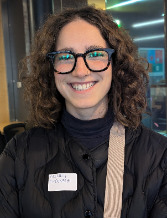
#> input picture data/headshots/Aisling McD.png, 167 x 218 px
$ python -i prepare_lora_dataset.py   (imports and definitions only)
#> lines starting #> are read from the running program, lines starting #| are printed output that depends on the picture
#!/usr/bin/env python3
"""Prepare the VCCP avatar set for SDXL LoRA training: composite onto white,
resize/crop to square, caption, and zip for upload to Replicate.

Captions go in a single captions.csv (columns: image_file, caption) inside
the zip, not per-image .txt files: replicate/cog-sdxl's preprocess step only
ever reads a caption from a CSV whose filename contains "caption" -- .txt
files alongside each image are never read at all. Without the CSV, the
trainer silently falls back to BLIP auto-captioning every image with a
generic photo description, which is what was actually happening on every
training run so far despite per-image .txt files being staged -- the
carefully-written style caption below never once reached the LoRA."""
import csv
import zipfile
from pathlib import Path

from PIL import Image

ROOT = Path(__file__).resolve().parent.parent
AVATAR_DIR = ROOT / "data" / "avatars"
STAGING_DIR = ROOT / "data" / "lora_dataset"
OUT_ZIP = ROOT / "data" / "lora_dataset.zip"

TARGET_SIZE = 1024
CAPTION = (
    "TOK style, black and white graphic icon portrait illustration. "
    "Extremely minimal linework: as few individual strokes as possible for the whole image, and no "
    "shading device of any kind -- no halftone dots, no cross-hatching, no stipple, no gradient, "
    "anywhere in the image, including beard, hair, and jaw shadow. Every area is either a flat solid "
    "fill or bare white paper, nothing in between. "
    "Every outline stroke is thick, with fully rounded ends (rounded line caps), never thin or tapering "
    "at the ends of the main outline. "
    "Eyes are constructed from just two marks: one small solid dot for the pupil, and one short curved "
    "arc above it for the top eyelid -- no other eye detail, no bottom lid, no eyelashes. "
    "Eyebrows are a single thick flat curved stroke. Nose is one short simple line or small curve, never "
    "a shaded shape or filled area. "
    "Hair is a small number of long strokes, each one tapering to a fine point at its tip, drawn over "
    "a solid flat black hair shape -- the taper is a deliberate contrast to the uniformly thick rounded "
    "outline used everywhere else on the face and body. "
    "Clothing is one flat solid black silhouette shape with a simple outlined collar, no fabric folds, "
    "no pattern, no texture -- the clothing silhouette is cropped just below the shoulders. "
    "The whole illustration uses at most three or four flat tones total (white paper, black ink, and "
    "at most one or two flat grey fills for things like a lighter jacket vs. a darker shirt) -- never "
    "more than that, and never a texture standing in for a tone. "
    "Large, uninterrupted flat white or flat black fill areas dominate the image -- there is no "
    "cross-hatching, no gradients, and no fine surface detail anywhere. "
    "Flat white background."
)


def prep_image(path: Path) -> Image.Image:
#> called with path = '../data/headshots/Aisling McD.png'
    im = Image.open(path)
#> im is the input picture: PIL image 167x218 RGB; mean R, G, B 76.6, 69.4, 65.9
    if im.mode in ("RGBA", "LA") or (im.mode == "P" and "transparency" in im.info):
        im = im.convert("RGBA")
        bg = Image.new("RGB", im.size, (255, 255, 255))
        bg.paste(im, mask=im.split()[-1])
        im = bg
    else:
        im = im.convert("RGB")

    w, h = im.size
#> w = 167; h = 218
    side = min(w, h)
#> side = 167
    left, top = (w - side) // 2, (h - side) // 2
#> left = 0; top = 25
    im = im.crop((left, top, left + side, top + side))
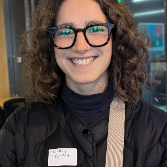
#> im: PIL image 167x167 RGB; mean R, G, B 80.8, 71.5, 67.7
    im = im.resize((TARGET_SIZE, TARGET_SIZE), Image.LANCZOS)
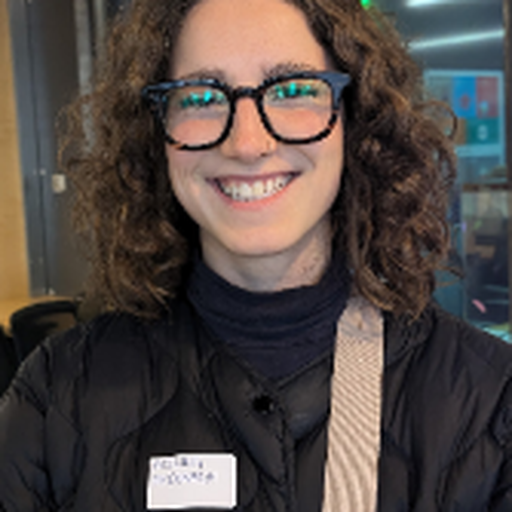
#> im: PIL image 1024x1024 RGB (shown at 1/2 size); mean R, G, B 80.8, 71.5, 67.7
    return im


def main():
    if STAGING_DIR.exists():
        for f in STAGING_DIR.iterdir():
            f.unlink()
    STAGING_DIR.mkdir(parents=True, exist_ok=True)
    avatars = sorted(f for f in AVATAR_DIR.iterdir() if f.is_file() and f.name != ".gitkeep")

    rows = []
    count = 0
    for f in avatars:
        try:
            im = prep_image(f)
        except Exception as e:
            print(f"skip {f.name}: {e}")
            continue
        stem = f"avatar_{count:03d}"
        filename = f"{stem}.png"
        im.save(STAGING_DIR / filename)
        rows.append((filename, CAPTION))
        count += 1

    with open(STAGING_DIR / "captions.csv", "w", newline="") as f:
        writer = csv.writer(f)
        writer.writerow(["image_file", "caption"])
        writer.writerows(rows)

    with zipfile.ZipFile(OUT_ZIP, "w", zipfile.ZIP_DEFLATED) as zf:
        for f in sorted(STAGING_DIR.iterdir()):
            zf.write(f, arcname=f.name)

    print(f"Prepared {count} training images")
    print(f"Zipped to {OUT_ZIP} ({OUT_ZIP.stat().st_size / 1024:.0f} KB)")


# [2 lines not run here, left out]

>>> result = prep_image('../data/headshots/Aisling McD.png')
